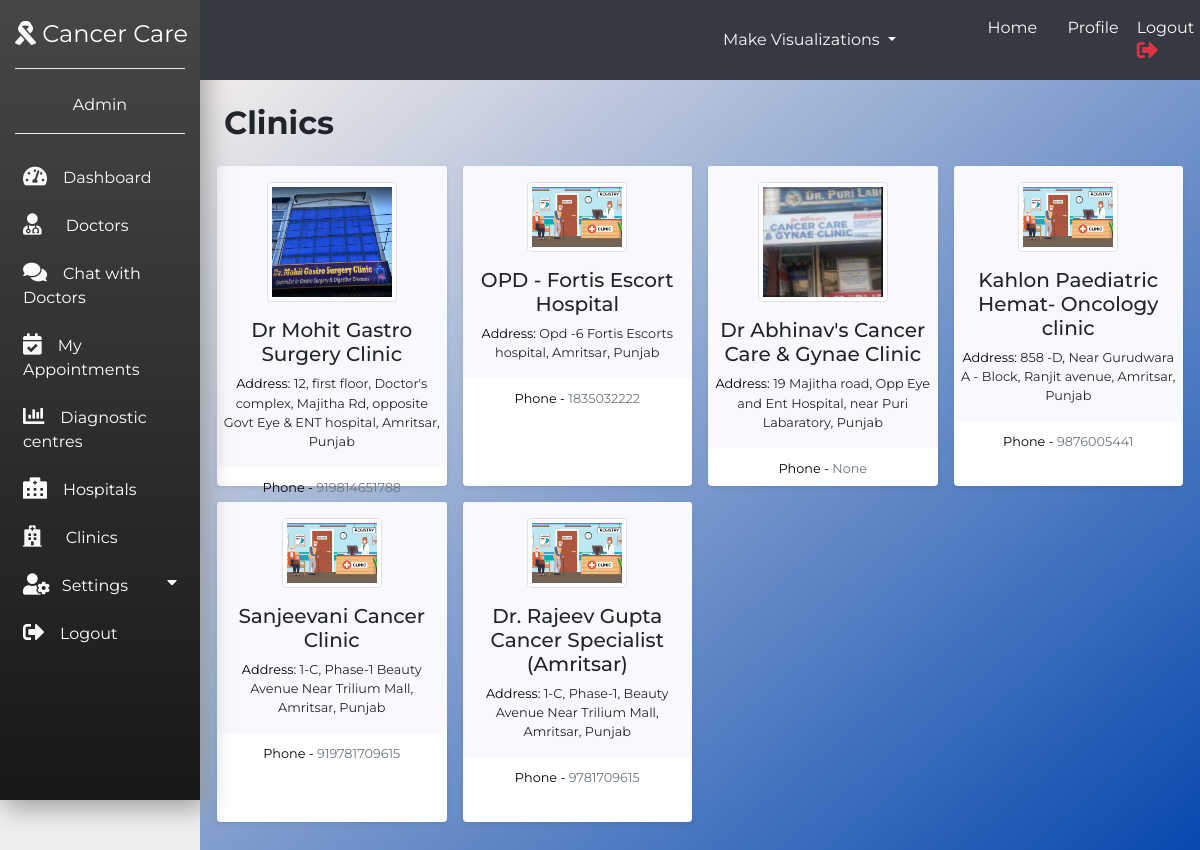
Page /clinics/ (signed in) on the committed database.
### myapp/models.py (models this page shows, shortened)
class myclinic(models.Model):
    clin_name = models.CharField(max_length = 50)
    clin_img = models.ImageField(null=True,blank=True)
    clin_contact = models.IntegerField(null=True , blank=True)
    clin_pincode = models.IntegerField()
    clin_city = models.CharField(max_length = 30)
    clin_state = models.CharField(max_length = 30)
    clin_fulladdress = models.CharField(max_length = 400)
    clin_start_time = models.TimeField()
    clin_closing_time = models.TimeField()

### myapp/views.py (the view)
# urls.py: path('clinics/',views.clinics,name="clinics"),
def clinics(request):
    if not request.session.has_key('em'):
        return redirect('/login')
    clinicdata = myclinic.objects.all()
    return render(request,'clinics.html',{'clinics':clinicdata})

### Template/clinics.html (shortened to what this page needs)
{% extends 'sidebar.html' %}{% load static %}  {% block content %}
<div class="container py-5 col p-4" style="background:linear-gradient(to top left, #0044ad, #f5efeb)">
    <h2 class="font-weight-bold mb-3">Clinics</h2>
    <div class="row pb-3 mb-1">
        {% for temp in clinics %}
        <div class="col-lg-3 col-md-6 mb-4 mb-lg-0 p-2">
            <div class="card rounded shadow-sm border-0" style="min-height: 320px;max-height: 320px;">
                <div class="card-body p-0">
                    <div class="px-1 py-3 text-center card-img-top" style="background-color: rgb(249, 249, 253);">
                        {% if temp.clin_img %}
                        <img src="{{ temp.clin_img.url}}" alt="Doctor image" style="width:130px;  max-height:120px; min-height: 120px;" class="mb-2 img-thumbnail d-block mx-auto "> {% else %}
                        <img src="{%static 'Images/clinic_img.jpg' %}" alt="Doctor image" width="100 " class="mb-2 img-thumbnail d-block mx-auto "> {% endif %}
                        <h5 class=" mb-0 p-2 ">{{temp.clin_name}}</h5>
                        <p class="small mb-0 "><span style="color: black;">Address: </span> {{temp.clin_fulladdress}}</p>
                    </div>
                    <div class="p-2 d-flex justify-content-center ">
                        <ul class="list-inline mb-0 ">
                            <li class="list-inline-item ">
                                <small class="text-muted "><span style="color: black;">Phone - </span> {{temp.clin_contact}}</small>
                            </li>
                        </ul>
                    </div>
                </div>
            </div>
        </div>
        {% endfor %}
    </div>
</div>
{% endblock %}

### Template/sidebar.html (style rules this page uses)
body { font-family: 'Montserrat', sans-serif; background-color: #eee; }

### rows in the picture
myclinic: clin_img (picture), clin_name "Dr Mohit Gastro Surgery Clinic", clin_fulladdress "12, first floor, Doctor's complex, Majitha Rd, opposite Govt Eye & ENT hospital, Amritsar, Punjab", clin_contact "919814651788"
myclinic: clin_name "OPD - Fortis Escort Hospital", clin_fulladdress "Opd -6 Fortis Escorts hospital, Amritsar, Punjab", clin_contact "1835032222"
myclinic: clin_img (picture), clin_name "Dr Abhinav's Cancer Care & Gynae Clinic", clin_fulladdress "19 Majitha road, Opp Eye and Ent Hospital, near Puri Labaratory, Punjab", clin_contact "None"
myclinic: clin_name "Kahlon Paediatric Hemat- Oncology clinic", clin_fulladdress "858 -D, Near Gurudwara A - Block, Ranjit avenue, Amritsar, Punjab", clin_contact "9876005441"
myclinic: clin_name "Sanjeevani Cancer Clinic", clin_fulladdress "1-C, Phase-1 Beauty Avenue Near Trilium Mall, Amritsar, Punjab", clin_contact "919781709615"
myclinic: clin_name "Dr. Rajeev Gupta Cancer Specialist (Amritsar)", clin_fulladdress "1-C, Phase-1, Beauty Avenue Near Trilium Mall, Amritsar, Punjab", clin_contact "9781709615"

### other values in the picture
{{ request.session.pat_name }} "Admin"
